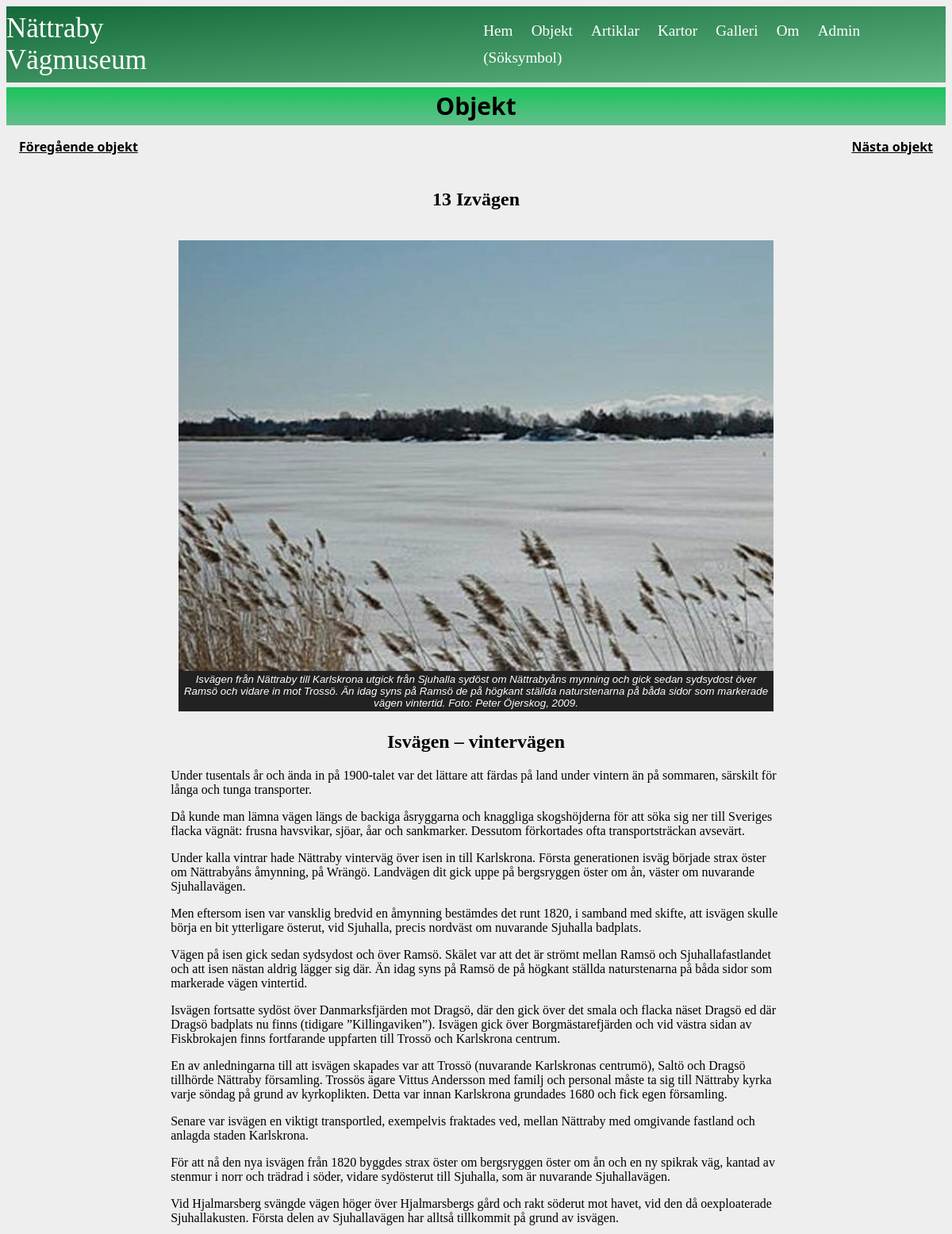
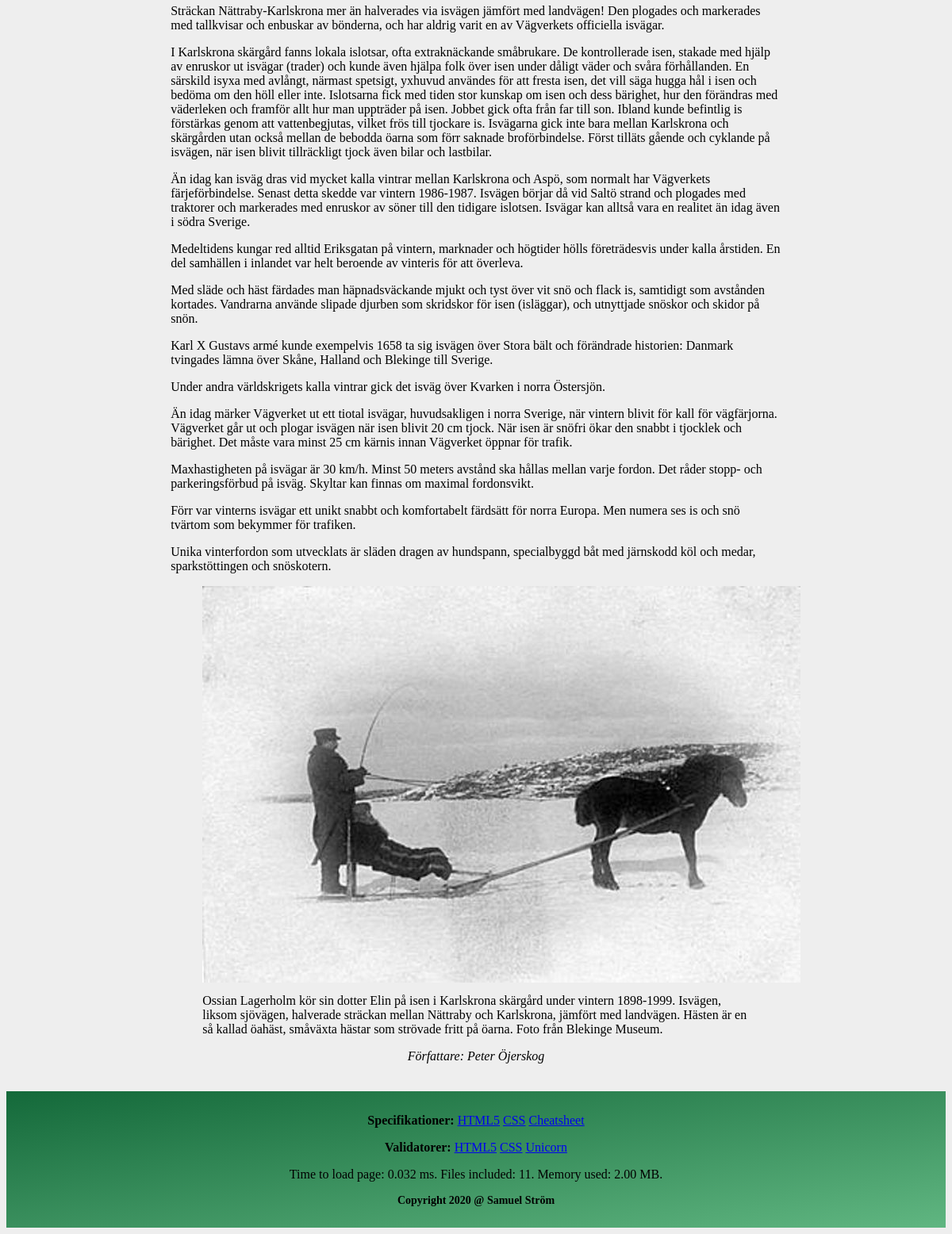
Before: /object.php?page=object-info&name=isvagen with the older database file (2 pictures, top to bottom).
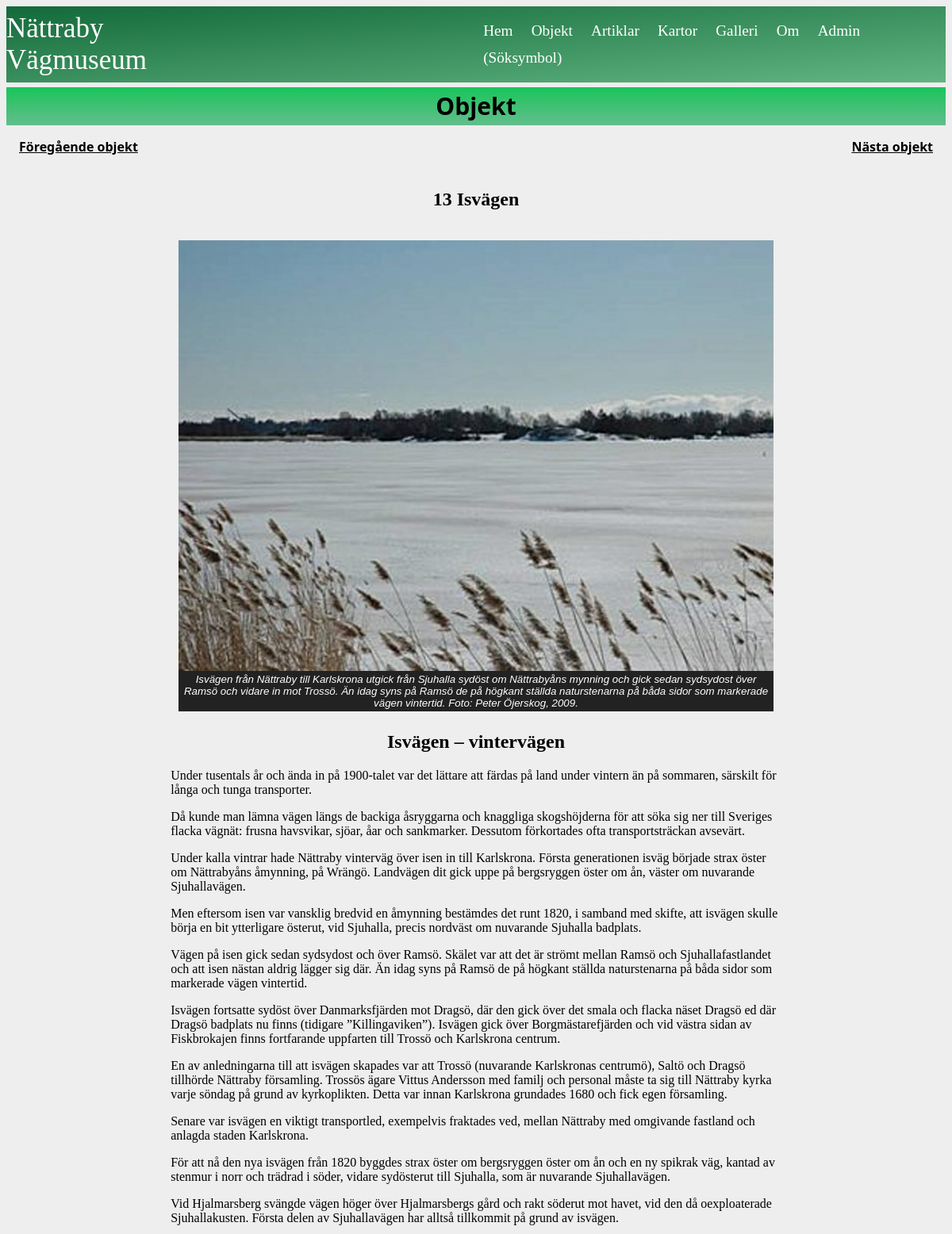
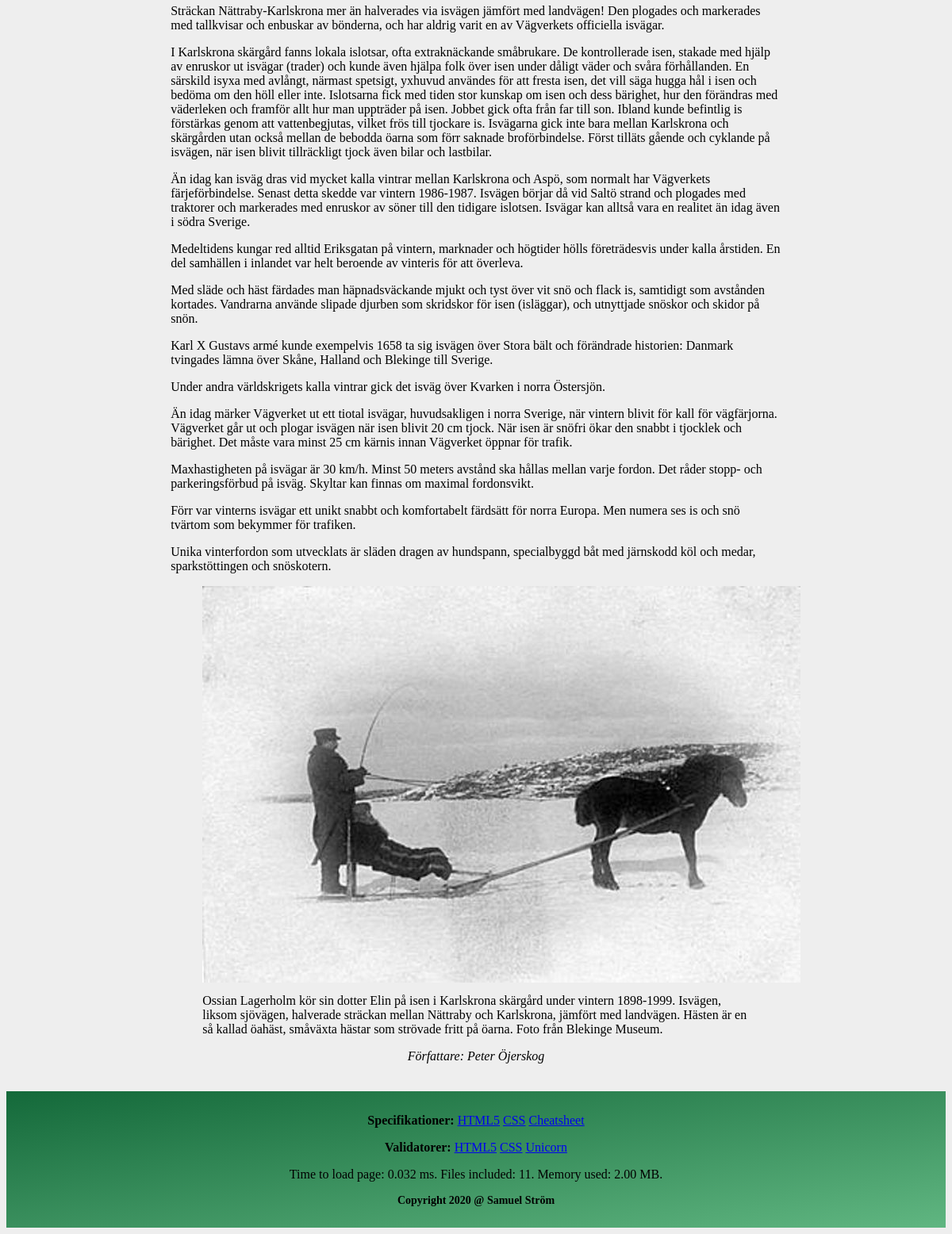
After: the same page with the newer database file (2 pictures, top to bottom).
### tables this page shows
CREATE TABLE object(
  id INT,
  name TEXT,
  title TEXT,
  data TEXT,
  author TEXT,
  gps TEXT,
  mapImage TEXT,
  image1 TEXT,
  image1Alt TEXT,
  image1Text,
  TEXT,
  image2 TEXT,
  image2Alt TEXT,
  image2Text TEXT
);

### object.php (called while the page is built, shortened)
<?php
require __DIR__ . "/src/functions.php";
$pageReference = $_GET["page"] ?? "index";
$base = basename(__FILE__, ".php");
$pages = [
    "index" => [
        "title" => null,
        "file" => __DIR__ . "/$base/index.php",
    ],
    "object-info" => [
        "title" => null,
        "file" => __DIR__ . "/$base/object-info.php",
    ],
];
$page = $pages[$pageReference] ?? null;
$title = " Objekt";
require __DIR__ . "/incl/header.php";
require __DIR__ . "/incl/multipage.php";
require __DIR__ . "/incl/footer.php";

### src/functions.php (called while the page is built, shortened)
        <?php
function namePreviousPage($db, $table, $id) {
    --$id;
    $sql = "SELECT name FROM $table WHERE id = :id";
    $stmt = $db->prepare($sql);
    $stmt->execute([":id" => $id]);
    return $stmt->fetch(PDO::FETCH_COLUMN);
}
function nameNextPage($db, $table, $id) {
    ++$id;
    $sql = "SELECT name FROM $table WHERE id = :id";
    $stmt = $db->prepare($sql);
    $stmt->execute([":id" => $id]);
    return $stmt->fetch(PDO::FETCH_COLUMN);
}
function getRowByName($db, $table, $name) {
    $sql = "SELECT * FROM $table WHERE name = :name";
    $stmt = $db->prepare($sql);
    $stmt->execute([":name" => $name]);
    return $stmt->fetchAll(PDO::FETCH_BOTH);
}
    ?>

### object/object-info.php (the view)
<?php
$name = isset($_GET['name'])
    ? $_GET['name'] : null;
if (isset($name)) {
    $res = getRowByName($db, "object", $name);
    list($id, $name, $title, $data, $author, $gps, $mapImage, $image1, $image1Alt, $image1Text, $text, $image2, $image2Alt, $image2Text) = $res[0];
}
$namePreviousPage = namePreviousPage($db, "object", $id);
$nameNextPage = nameNextPage($db, "object", $id);
if ($namePreviousPage) {
    echo <<<EOD
    <a href="?page=object-info&name=$namePreviousPage" class="previous-btn">Föregående objekt</a>
    EOD;
}
if ($nameNextPage) {
    echo <<<EOD
    <a href="?page=object-info&name=$nameNextPage" class="next-btn">Nästa objekt</a>
    EOD;
}
echo <<<EOD
    <figure class="object-img">
    <h2 id="center">$title</h2>
    <img src="img/500/$image1" alt="$image1Alt">
    <figcaption>$image1Text</figcaption>
    </figure>
    <div class="text-container">
    <p>$data</p>
    EOD;
if (isset($image2)) {
    echo <<<EOD
    <figure>
        <img src="img/500/$image2" alt="$image2Alt">
        <figcaption>$image2Text</figcaption>
    </figure>
    EOD;
}
?>
<p class="author">Författare: <?= htmlentities($author) ?></p>
</article>

### incl/header.php (shortened to what this page needs)
<!doctype html>
<html lang="sv">
<head>
    <link rel="stylesheet" href="css/style.css">
</head>
<body>
    <header class="site-header">
        <a href="index.php" class="site-title">Nättraby Vägmuseum</a>
        <?php $uriFile = basename($_SERVER["REQUEST_URI"]); ?>
        <nav class="navbar">
            <a class="<?= $uriFile == "index.php" ? "selected" : null ?>" href="index.php">Hem</a>
            <a class="<?= $uriFile == "object.php" ? "selected" : null ?>" href="object.php">Objekt</a>
            <a class="<?= $uriFile == "article.php" ? "selected" : null ?>" href="article.php">Artiklar</a>
            <a class="<?= $uriFile == "maps.php" ? "selected" : null ?>" href="maps.php">Kartor</a>
            <a class="<?= $uriFile == "gallery.php" ? "selected" : null ?>" href="gallery.php">Galleri</a>
            <a class="<?= $uriFile == "about.php" ? "selected" : null ?>" href="about.php">Om</a>
            <a class="<?= $uriFile == "admin.php" ? "selected" : null ?>" href="admin.php">Admin</a>
            <a class="<?= $uriFile == "admin.php" ? "selected" : null ?>" href="admin.php">(Söksymbol)</a>
        </nav>
    </header>
    <article class="object-article">
        <header class="object-header">
            <h3 class="header-title"><?= htmlentities($title) ?></h3>
        </header>

### incl/multipage.php (shortened to what this page needs)
<div class="wrap-main">
    <main>
        <article>
            <?php if ($page) : ?>
                <?php require $page["file"] ?>
            <?php else : ?>
                <p>You have selected a page reference '<?= htmlentities($pageReference) ?>' that does not map to an actual page.</p>
            <?php endif; ?>
        </article>

### incl/footer.php (shortened to what this page needs)
<footer class="site-footer">
    <div class="footern">
        <p id="specifikationer">
            <b>Specifikationer:</b>
            <a href="https://html.spec.whatwg.org/multipage">HTML5</a>
            <a href="https://www.w3.org/TR/CSS">CSS</a>
            <a href="https://www.w3.org/2009/cheatsheet">Cheatsheet</a>
        </p>
            <b>Validatorer:</b>
            <a href="http://validator.w3.org/check/referer">HTML5</a>
            <a href="http://jigsaw.w3.org/css-validator/check/referer">CSS</a>
            <a href="http://validator.w3.org/unicorn/check?ucn_uri=referer&amp;ucn_task=conformance">Unicorn</a>
        <?php
        $numFiles   = count(get_included_files());
        $memoryUsed = memory_get_peak_usage(true);
        $memoryUsed = number_format($memoryUsed / 1048576, 2) . ' MB';
        $loadTime   = microtime(true) - $_SERVER['REQUEST_TIME_FLOAT'];
        $loadTime *= 1000;
        $loadTime = round($loadTime, 3);
        ?>
        <p>Time to load page: <?= $loadTime ?> ms. Files included: <?= $numFiles ?>. Memory used: <?= $memoryUsed ?>.</p>
        <p id="copyright">
            Copyright 2020 @ Samuel Ström </p>
    </div>
</footer>
</body>
</html>

### css/style.css (style rules this page uses)
body { background: #eee; }
figure { clear: both; }
article { margin: 0.5% 0%; }
.site-header { background: linear-gradient(to bottom right, #14693a, rgb(96, 182, 129)); height: 12vh; display: flex; align-items: center; justify-content: space-around; }
.site-title { font-family: Georgia, 'Times New Roman', Times, serif; font-size: 35px; margin-right: 25%; color: white; text-decoration: none; }
.navbar a { display: inline-block; padding: 0.3em 0.5em; text-decoration: none; color: white; font-size: 1.2em; }
.previous-btn { font-weight: bold; font-family: 'Segoe UI', Tahoma, Geneva, Verdana, sans-serif; color: black; float: left; margin-left: 2vh; }
.next-btn { font-family: 'Segoe UI', Tahoma, Geneva, Verdana, sans-serif; color: black; float: right; font-weight: bold; margin-right: 2vh; }
.object-header { background: linear-gradient(to top, #63be8c, rgb(26, 196, 91)); height: 6vh; margin-bottom: 1%; }
.header-title { font-size: 30px; font-weight: bold; text-align: center; margin: auto; line-height: 6vh; font-family: 'Segoe UI', Tahoma, Geneva, Verdana, sans-serif; }
.object-img { display: flex; flex-flow: column; padding: 5px; width: 750px; margin: 1% auto; }
.object-img figcaption { background-color: #222; color: #fff; font: italic smaller sans-serif; padding: 3px; text-align: center; }
.text-container { width: 65%; margin: auto; text-align: left; }
.text-container h2 { text-align: center; }
.text-container img { display: block; margin: 2% auto; }
.author { font: italic medium Georgia; text-align: center; }
#center { text-align: center; margin: 5% 5%; }
.footern { margin-top: 3%; padding: 1%; background: linear-gradient(to bottom right, #14693a, rgb(96, 182, 129)); text-align: center; }
#copyright { font-size: 14px; font-weight: bold; }

Changed rows visible on the page:
removed object: title "13 Izvägen", image1 (picture), image1Text "Isvägen från Nättraby till Karlskrona utgick från Sjuhalla sydöst om Nättrabyåns mynning och gick sedan sydsydost över Ramsö och vidare in mot Trossö. Än idag syns på Ramsö de på högkant ställda naturstenarna på båda sidor som markerade vägen vintertid. Foto: Peter Öjerskog, 2009.", data "Isvägen – vintervägen Under tusentals år och ända in på 1900-talet var det lättare att färdas på land under vintern än på sommaren, särskilt för långa och tunga transporter. Då kunde man lämna vägen längs de backiga åsryggarna och knaggliga skogshöjderna för att söka sig ner till Sveriges flacka vägnät: frusna havsvikar, sjöar, åar och sankmarker. Dessutom förkortades ofta transportsträckan avsevärt. Under kalla vintrar hade Nättraby vinterväg över isen in till Karlskrona. Första generationen isväg började strax öster om Nättrabyåns åmynning, på Wrängö. Landvägen dit gick uppe på bergsryggen öster om ån, väster om nuvarande Sjuhallavägen. Men eftersom isen var vansklig bredvid en åmynning…", image2 (picture), image2Text "Ossian Lagerholm kör sin dotter Elin på isen i Karlskrona skärgård under vintern 1898-1999. Isvägen, liksom sjövägen, halverade sträckan mellan Nättraby och Karlskrona, jämfört med landvägen. Hästen är en så kallad öahäst, småväxta hästar som strövade fritt på öarna. Foto från Blekinge Museum.", author "Peter Öjerskog"
added object: title "13 Isvägen", image1 (picture), image1Text "Isvägen från Nättraby till Karlskrona utgick från Sjuhalla sydöst om Nättrabyåns mynning och gick sedan sydsydost över Ramsö och vidare in mot Trossö. Än idag syns på Ramsö de på högkant ställda naturstenarna på båda sidor som markerade vägen vintertid. Foto: Peter Öjerskog, 2009.", data "Isvägen – vintervägen Under tusentals år och ända in på 1900-talet var det lättare att färdas på land under vintern än på sommaren, särskilt för långa och tunga transporter. Då kunde man lämna vägen längs de backiga åsryggarna och knaggliga skogshöjderna för att söka sig ner till Sveriges flacka vägnät: frusna havsvikar, sjöar, åar och sankmarker. Dessutom förkortades ofta transportsträckan avsevärt. Under kalla vintrar hade Nättraby vinterväg över isen in till Karlskrona. Första generationen isväg började strax öster om Nättrabyåns åmynning, på Wrängö. Landvägen dit gick uppe på bergsryggen öster om ån, väster om nuvarande Sjuhallavägen. Men eftersom isen var vansklig bredvid en åmynning…", image2 (picture), image2Text "Ossian Lagerholm kör sin dotter Elin på isen i Karlskrona skärgård under vintern 1898-1999. Isvägen, liksom sjövägen, halverade sträckan mellan Nättraby och Karlskrona, jämfört med landvägen. Hästen är en så kallad öahäst, småväxta hästar som strövade fritt på öarna. Foto från Blekinge Museum.", author "Peter Öjerskog"
